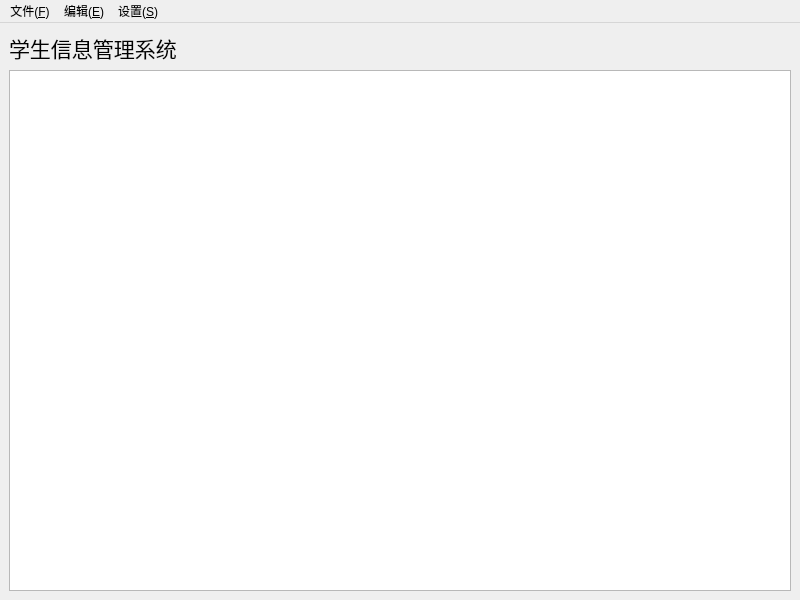
<?xml version="1.0" encoding="UTF-8"?>
<ui version="4.0">
 <class>MainWindow</class>
 <widget class="QMainWindow" name="MainWindow">
  <property name="geometry">
   <rect>
    <x>0</x>
    <y>0</y>
    <width>800</width>
    <height>600</height>
   </rect>
  </property>
  <property name="font">
   <font>
    <family>Microsoft YaHei UI</family>
   </font>
  </property>
  <property name="windowTitle">
   <string>学生信息管理系统</string>
  </property>
  <property name="windowIcon">
   <iconset resource="res.qrc">
    <normaloff>:/pic/icon.png</normaloff>:/pic/icon.png</iconset>
  </property>
  <widget class="QWidget" name="centralwidget">
   <layout class="QVBoxLayout" name="verticalLayout">
    <item>
     <widget class="QLabel" name="label">
      <property name="font">
       <font>
        <family>Microsoft YaHei UI</family>
        <pointsize>16</pointsize>
       </font>
      </property>
      <property name="text">
       <string>学生信息管理系统</string>
      </property>
     </widget>
    </item>
    <item>
     <widget class="QTableWidget" name="tableWidget"/>
    </item>
   </layout>
  </widget>
  <widget class="QMenuBar" name="menubar">
   <property name="geometry">
    <rect>
     <x>0</x>
     <y>0</y>
     <width>800</width>
     <height>23</height>
    </rect>
   </property>
   <widget class="QMenu" name="menu_file">
    <property name="title">
     <string>文件(&amp;F)</string>
    </property>
    <addaction name="action_new"/>
    <addaction name="action_open"/>
    <addaction name="action_save"/>
   </widget>
   <widget class="QMenu" name="menu_edit">
    <property name="enabled">
     <bool>true</bool>
    </property>
    <property name="title">
     <string>编辑(&amp;E)</string>
    </property>
    <addaction name="action_add_row"/>
    <addaction name="action_del_row"/>
    <addaction name="action_add_column"/>
    <addaction name="action_del_column"/>
    <addaction name="action_change_db_title"/>
   </widget>
   <widget class="QMenu" name="menu_settings">
    <property name="title">
     <string>设置(&amp;S)</string>
    </property>
    <addaction name="action_about_this"/>
    <addaction name="action_about_qt"/>
   </widget>
   <addaction name="menu_file"/>
   <addaction name="menu_edit"/>
   <addaction name="menu_settings"/>
  </widget>
  <action name="action_new">
   <property name="text">
    <string>新建(&amp;N)</string>
   </property>
   <property name="font">
    <font>
     <family>Microsoft YaHei UI</family>
    </font>
   </property>
   <property name="shortcut">
    <string>Ctrl+N</string>
   </property>
  </action>
  <action name="action_open">
   <property name="text">
    <string>打开(&amp;O)</string>
   </property>
   <property name="font">
    <font>
     <family>Microsoft YaHei UI</family>
    </font>
   </property>
   <property name="shortcut">
    <string>Ctrl+O</string>
   </property>
  </action>
  <action name="action_about_this">
   <property name="text">
    <string>关于学生信息管理系统</string>
   </property>
   <property name="font">
    <font>
     <family>Microsoft YaHei UI</family>
    </font>
   </property>
  </action>
  <action name="action_add_passwd">
   <property name="enabled">
    <bool>false</bool>
   </property>
   <property name="text">
    <string>创建密码</string>
   </property>
   <property name="font">
    <font>
     <family>Microsoft YaHei UI</family>
    </font>
   </property>
  </action>
  <action name="action_change_passwd">
   <property name="enabled">
    <bool>false</bool>
   </property>
   <property name="text">
    <string>修改密码</string>
   </property>
   <property name="font">
    <font>
     <family>Microsoft YaHei UI</family>
    </font>
   </property>
  </action>
  <action name="action_del_passwd">
   <property name="enabled">
    <bool>false</bool>
   </property>
   <property name="text">
    <string>删除密码</string>
   </property>
   <property name="font">
    <font>
     <family>Microsoft YaHei UI</family>
    </font>
   </property>
  </action>
  <action name="action_language_default">
   <property name="checkable">
    <bool>true</bool>
   </property>
   <property name="checked">
    <bool>true</bool>
   </property>
   <property name="text">
    <string>系统默认</string>
   </property>
   <property name="font">
    <font>
     <family>Microsoft YaHei UI</family>
    </font>
   </property>
  </action>
  <action name="action_zh_cn">
   <property name="checkable">
    <bool>true</bool>
   </property>
   <property name="text">
    <string notr="true">简体中文</string>
   </property>
   <property name="iconText">
    <string notr="true">简体中文</string>
   </property>
   <property name="toolTip">
    <string notr="true">简体中文</string>
   </property>
   <property name="font">
    <font>
     <family>Microsoft YaHei UI</family>
    </font>
   </property>
  </action>
  <action name="action_import_from_csv">
   <property name="text">
    <string>从CSV导入</string>
   </property>
   <property name="font">
    <font>
     <family>Microsoft YaHei UI</family>
    </font>
   </property>
  </action>
  <action name="action_export_as_csv">
   <property name="text">
    <string>CSV</string>
   </property>
   <property name="font">
    <font>
     <family>Microsoft YaHei UI</family>
    </font>
   </property>
  </action>
  <action name="action_save">
   <property name="text">
    <string>保存(&amp;S)</string>
   </property>
   <property name="font">
    <font>
     <family>Microsoft YaHei UI</family>
    </font>
   </property>
   <property name="shortcut">
    <string>Ctrl+S</string>
   </property>
  </action>
  <action name="action_change_db_title">
   <property name="enabled">
    <bool>false</bool>
   </property>
   <property name="text">
    <string>修改数据库标题</string>
   </property>
   <property name="font">
    <font>
     <family>Microsoft YaHei UI</family>
    </font>
   </property>
  </action>
  <action name="action_about_qt">
   <property name="text">
    <string>关于Qt</string>
   </property>
   <property name="font">
    <font>
     <family>Microsoft YaHei UI</family>
    </font>
   </property>
  </action>
  <action name="action_import_from_execl">
   <property name="text">
    <string>从Execl导入</string>
   </property>
  </action>
  <action name="action_export_as_execl">
   <property name="text">
    <string>Execl</string>
   </property>
  </action>
  <action name="action_add_row">
   <property name="enabled">
    <bool>false</bool>
   </property>
   <property name="text">
    <string>添加行</string>
   </property>
   <property name="font">
    <font>
     <family>Microsoft YaHei UI</family>
    </font>
   </property>
  </action>
  <action name="action_del_row">
   <property name="enabled">
    <bool>false</bool>
   </property>
   <property name="text">
    <string>删除行</string>
   </property>
   <property name="font">
    <font>
     <family>Microsoft YaHei UI</family>
    </font>
   </property>
  </action>
  <action name="action_add_column">
   <property name="enabled">
    <bool>false</bool>
   </property>
   <property name="text">
    <string>添加列</string>
   </property>
  </action>
  <action name="action_del_column">
   <property name="enabled">
    <bool>false</bool>
   </property>
   <property name="text">
    <string>删除列</string>
   </property>
  </action>
 </widget>
 <resources>
  <include location="res.qrc"/>
 </resources>
 <connections/>
</ui>
